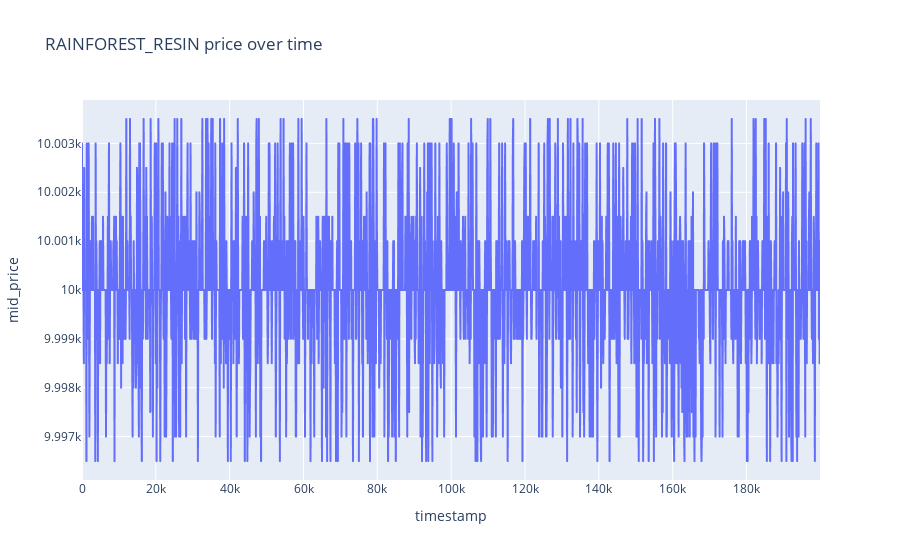

Source (notebook cell):
### Code cell
import plotly.express as px

fig = px.line(resin, x='timestamp', y='mid_price', title='RAINFOREST_RESIN price over time')
fig.show()

### Figure 1 — Plotly figure (JSON) as saved in the notebook; plotly's stock layout.template omitted (floating-point values rounded to 4 significant figures; data arrays with more than 128 entries replaced by an {"elided": "..."} marker saying what was removed)
{"data": [{"hovertemplate": "timestamp=%{x}<br>mid_price=%{y}<extra></extra>", "legendgroup": "", "line": {"color": "#636efa", "dash": "solid"}, "marker": {"symbol": "circle"}, "mode": "lines", "name": "", "showlegend": false, "type": "scattergl", "x": {"elided": "2000 int values"}, "xaxis": "x", "y": {"elided": "2000 float values"}, "yaxis": "y"}], "layout": {"legend": {"tracegroupgap": 0}, "title": {"text": "RAINFOREST_RESIN price over time"}, "xaxis": {"anchor": "y", "domain": [0, 1], "title": {"text": "timestamp"}}, "yaxis": {"anchor": "x", "domain": [0, 1], "title": {"text": "mid_price"}}}}
